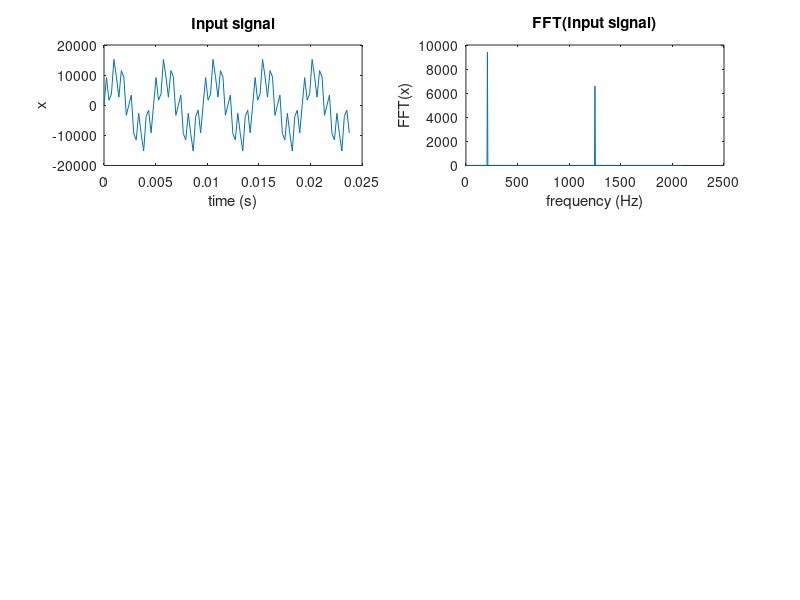

MATLAB code to generate this figure: (Note: this script raises an error after producing the figure.)
% -----------------------------------------------------------------------------------
% This script generates the input signal and a pre-implemented 4 pole butterworth filter
% Allows to plot the input signal in time and frequency as well as the filtered signals. 
% -----------------------------------------------------------------------------------

adc_freq = 5e6;
row_len = 100;
num_rows = 12;

Fs = adc_freq / (row_len * num_rows);   % Sampling frequency
T = 1/Fs;                               % Sampling period
L = 1000;                               % Number of samples
t = (0:L-1)*T;                          % Time vector

freq = 1/20 * Fs;                       % Frequency of the signal
x = (16000 / 1.7) * (sin(2*pi*freq*t) + 0.7*sin(2*pi*6*freq*t)); % Signal to filter

% plot signal to be filtered

subplot(3, 2, 1);
plot(t(1:100), x(1:100));
title("Input signal");
xlabel("time (s)");
ylabel("x");

% Calculate and plot input signal
fft_x = fft(x);
P2_x = abs(fft_x/L);
P1_x = P2_x(1:L/2+1);
P1_x(2:end-1) = 2*P1_x(2:end-1);
f = Fs*(0:(L/2))/L;

subplot(3, 2, 2);
plot(f, P1_x);
title("FFT(Input signal)");
xlabel("frequency (Hz)");
ylabel("FFT(x)");

% Filter signal
y = filter(Hd_4,x);

subplot(3, 2, 3);
plot(t(1:100), y(1:100));
title("Matlab Filtered signal");
xlabel("time (s)");
ylabel("y");

% Calculate and plot fft of filtered signal
fft_y = fft(y);
P2_y = abs(fft_y/L);
P1_y = P2_y(1:L/2+1);

subplot(3, 2, 4)
plot(f, P1_y);
title("FFT(Matlab filtered signal)");
xlabel("frequency (Hz)");
ylabel("FFT(y)");

% Read output from biquad simulation and plot it
vhdl_file = fopen("output_signal.txt", "r");
vhdl_y = fscanf(vhdl_file, '%d');
fclose(vhdl_file);
vhdl_y = vhdl_y';

subplot(3, 2, 5);
plot(t(1:100), vhdl_y(1:100));
title("VHDL output signal");
xlabel("time (s)");
ylabel("vhdl_y");

fft_vhdl_y = fft(vhdl_y);
P2_vhdl_y = abs(fft_vhdl_y/L);
P1_vhdl_y = P2_vhdl_y(1:L/2+1);

subplot(3, 2, 6);
plot(f, P1_vhdl_y);
title("FFT(VHDL filtered signal)");
xlabel("frequency (Hz)");
ylabel("FFT(y)");

diff = y./vhdl_y;